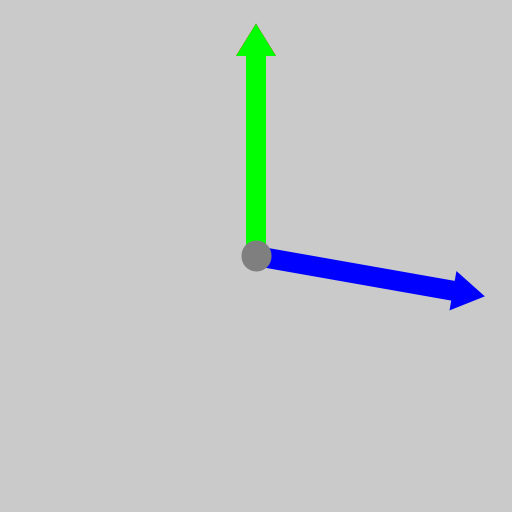
Frame 1 (no input)
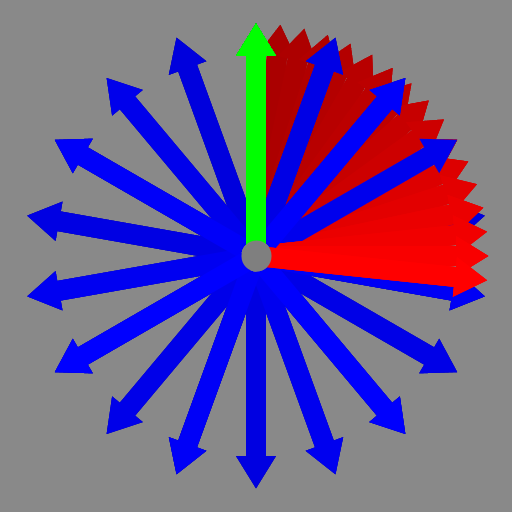
Frame 60 (the mouse pressed at the canvas centre just before this capture)
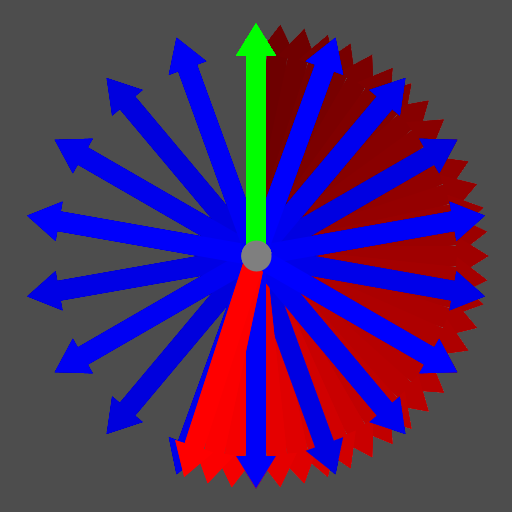
Frame 120 (the mouse held since frame 60 and released just before this capture)

The Processing sketch that drew these frames (run headless with seeded random() and noise(); from frame 60 on, the mouse is pressed at the canvas centre):

// Processing sketch: ANI2012A19_Clock1
// ── ANI2012A19_Clock1.pde
// ANI2012A19_Clock1.pde
// Animation d'une horloge, version implémentée sans classe.

// paramètres
int fps = 60;

int colorBack = 31;

float speed = 1000.0f; // vitesse accélérée (utiliser 1.0f pour vitesse normale)

float arrowWidth = 200.0f;
float arrowHeight = 20.0f;

// variables
float timeSlice;
float timeScale;

float radius;
float angle;
float offset;

float positionX;
float positionY;

float centerX;
float centerY;

float randomX;
float randomY;

float angleSecond;
float angleMinute;
float angleHour;

// constantes
float deltaSecond = 360.0f / 60.0f;
float deltaMinute = 360.0f / 60.0f;
float deltaHour   = 360.0f / 12.0f;

void setup()
{
  size(512, 512);
  frameRate(fps);

  centerX = width / 2.0f;
  centerY = height / 2.0f;

  timeSlice = 1.0f / fps;
  timeScale = timeSlice * speed;

  angleSecond = angleMinute = angleHour = 0.0f;
}

void draw()
{
  fade(2);

  update();

  drawClock();
}

// fonction de mise à jour de l'horloge
void update()
{
  angleSecond += deltaSecond * timeScale;

  if (angleSecond > 360)
  {
    angleSecond -= 360;
    angleMinute += deltaMinute;

    if (angleMinute > 360)
    {
      angleMinute -= 360;
      angleHour += deltaHour;

      if (angleHour > 360)
      {
        angleHour -= 360;
      }
    }
  }
}

// fonction d'affichage de l'horloge
void drawClock()
{
  pushMatrix();

  translate(centerX, centerY);
  rotate(radians(-90.0f));

  noStroke();

  fill(0, 0, 255);
  drawArrow(0, 0, arrowWidth, arrowHeight, radians(angleSecond));

  fill(255, 0, 0);
  drawArrow(0, 0, arrowWidth, arrowHeight, radians(angleMinute));

  fill(0, 255, 0);
  drawArrow(0, 0, arrowWidth, arrowHeight, radians(angleHour));

  stroke(127);
  strokeWeight(arrowHeight * 1.5f);

  point(0, 0);

  popMatrix();
}

// fonction qui dessine une flèche
void drawArrow(float x, float y, float w, float h, float angle)
{
  noStroke();

  pushMatrix();

  translate(x,y);
  rotate(angle);

  beginShape();
  vertex(0, h / 2.0f);
  vertex(w, h / 2.0f);
  vertex(w, h / 2.0f + h / 2.0f);
  vertex(w + h * 1.618f, 0);
  vertex(w, -(h / 2.0f + h / 2.0f));
  vertex(w, -h / 2.0f);
  vertex(0, -h / 2.0f);
  endShape(CLOSE);

  popMatrix();
}

void fade(float decay)
{
  rectMode(CORNER);
  noStroke();
  fill(colorBack, decay);
  rect(0, 0, width, height);
}
